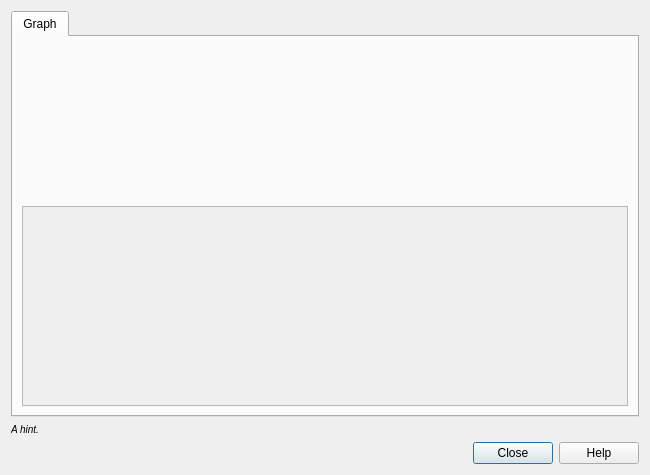
<?xml version="1.0" encoding="UTF-8"?>
<ui version="4.0">
 <class>RtpAnalysisDialog</class>
 <widget class="QDialog" name="RtpAnalysisDialog">
  <property name="geometry">
   <rect>
    <x>0</x>
    <y>0</y>
    <width>650</width>
    <height>475</height>
   </rect>
  </property>
  <property name="windowTitle">
   <string>Dialog</string>
  </property>
  <layout class="QVBoxLayout" name="verticalLayout_3">
   <item>
    <layout class="QHBoxLayout" name="horizontalLayout">
     <item>
      <widget class="QTabWidget" name="tabWidget">
       <property name="currentIndex">
        <number>0</number>
       </property>
       <widget class="QWidget" name="graphTab">
        <attribute name="title">
         <string>Graph</string>
        </attribute>
        <layout class="QVBoxLayout" name="verticalLayout_2" stretch="1,0">
         <item>
          <widget class="QCustomPlot" name="streamGraph" native="true"/>
         </item>
         <item>
          <widget class="QScrollArea" name="scrollarea">
           <property name="minimumSize">
            <size>
             <width>0</width>
             <height>200</height>
            </size>
           </property>
           <property name="horizontalScrollBarPolicy">
            <enum>Qt::ScrollBarAlwaysOff</enum>
           </property>
           <property name="widgetResizable">
            <bool>true</bool>
           </property>
           <widget class="QWidget" name="qwidget">
            <property name="geometry">
             <rect>
              <x>0</x>
              <y>0</y>
              <width>606</width>
              <height>298</height>
             </rect>
            </property>
            <layout class="QVBoxLayout" name="layout"/>
           </widget>
          </widget>
         </item>
        </layout>
       </widget>
      </widget>
     </item>
    </layout>
   </item>
   <item>
    <layout class="QHBoxLayout" name="horizontalLayout_2" stretch="1,0">
     <item>
      <widget class="QLabel" name="hintLabel">
       <property name="text">
        <string>&lt;small&gt;&lt;i&gt;A hint.&lt;/i&gt;&lt;/small&gt;</string>
       </property>
       <property name="wordWrap">
        <bool>true</bool>
       </property>
      </widget>
     </item>
     <item>
      <widget class="ProgressFrame" name="progressFrame">
       <property name="frameShape">
        <enum>QFrame::NoFrame</enum>
       </property>
       <property name="frameShadow">
        <enum>QFrame::Plain</enum>
       </property>
      </widget>
     </item>
    </layout>
   </item>
   <item>
     <layout class="QHBoxLayout" name="textSearchLayout"/>
   </item>
   <item>
    <widget class="QDialogButtonBox" name="buttonBox">
     <property name="orientation">
      <enum>Qt::Horizontal</enum>
     </property>
     <property name="standardButtons">
      <set>QDialogButtonBox::Close|QDialogButtonBox::Help</set>
     </property>
    </widget>
   </item>
  </layout>
  <action name="actionExportButton">
   <property name="text">
    <string>&amp;Export</string>
   </property>
   <property name="toolTip">
    <string>Open export menu</string>
   </property>
  </action>
  <action name="actionSaveCsv">
   <property name="text">
    <string>CSV</string>
   </property>
   <property name="toolTip">
    <string>Save tables as CSV.</string>
   </property>
  </action>
  <action name="actionSaveOneCsv">
   <property name="text">
    <string>Current Tab Stream CSV</string>
   </property>
   <property name="toolTip">
    <string>Save the table on the current tab as CSV.</string>
   </property>
  </action>
  <action name="actionSaveAllCsv">
   <property name="text">
    <string>All Tab Streams CSV</string>
   </property>
   <property name="toolTip">
    <string>Save the table from all tabs as CSV.</string>
   </property>
  </action>
  <action name="actionSaveGraph">
   <property name="text">
    <string>Save Graph</string>
   </property>
   <property name="toolTip">
    <string>Save the graph image.</string>
   </property>
  </action>
  <action name="actionGoToPacket">
   <property name="text">
    <string>Go to Packet</string>
   </property>
   <property name="toolTip">
    <string>Select the corresponding packet in the packet list.</string>
   </property>
   <property name="shortcut">
    <string>G</string>
   </property>
  </action>
  <action name="actionNextProblem">
   <property name="text">
    <string>Next Problem Packet</string>
   </property>
   <property name="toolTip">
    <string>Go to the next problem packet</string>
   </property>
   <property name="shortcut">
    <string>N</string>
   </property>
  </action>
  <action name="actionPrepareButton">
   <property name="text">
    <string>Prepare &amp;Filter</string>
   </property>
   <property name="toolTip">
    <string>Prepare a filter matching the selected stream(s).</string>
   </property>
  </action>
  <widget class="QMenu" name="menuPrepareFilter">
   <property name="title">
    <string>Prepare &amp;Filter</string>
   </property>
   <property name="toolTipsVisible">
    <bool>true</bool>
   </property>
   <addaction name="actionPrepareFilterOne"/>
   <addaction name="actionPrepareFilterAll"/>
  </widget>
  <action name="actionPrepareFilterOne">
   <property name="text">
    <string>&amp;Current Tab</string>
   </property>
   <property name="toolTip">
    <string>Prepare a filter matching current tab.</string>
   </property>
  </action>
  <action name="actionPrepareFilterAll">
   <property name="text">
    <string>&amp;All Tabs</string>
   </property>
   <property name="toolTip">
    <string>Prepare a filter matching all tabs.</string>
   </property>
  </action>
 </widget>
 <customwidgets>
  <customwidget>
   <class>QCustomPlot</class>
   <extends>QWidget</extends>
   <header>widgets/qcustomplot.h</header>
   <container>1</container>
  </customwidget>
  <customwidget>
   <class>ProgressFrame</class>
   <extends>QFrame</extends>
   <header>progress_frame.h</header>
   <container>1</container>
  </customwidget>
 </customwidgets>
 <resources/>
 <connections>
  <connection>
   <sender>buttonBox</sender>
   <signal>accepted()</signal>
   <receiver>RtpAnalysisDialog</receiver>
   <slot>accept()</slot>
   <hints>
    <hint type="sourcelabel">
     <x>248</x>
     <y>254</y>
    </hint>
    <hint type="destinationlabel">
     <x>157</x>
     <y>274</y>
    </hint>
   </hints>
  </connection>
  <connection>
   <sender>buttonBox</sender>
   <signal>rejected()</signal>
   <receiver>RtpAnalysisDialog</receiver>
   <slot>reject()</slot>
   <hints>
    <hint type="sourcelabel">
     <x>316</x>
     <y>260</y>
    </hint>
    <hint type="destinationlabel">
     <x>286</x>
     <y>274</y>
    </hint>
   </hints>
  </connection>
 </connections>
</ui>
